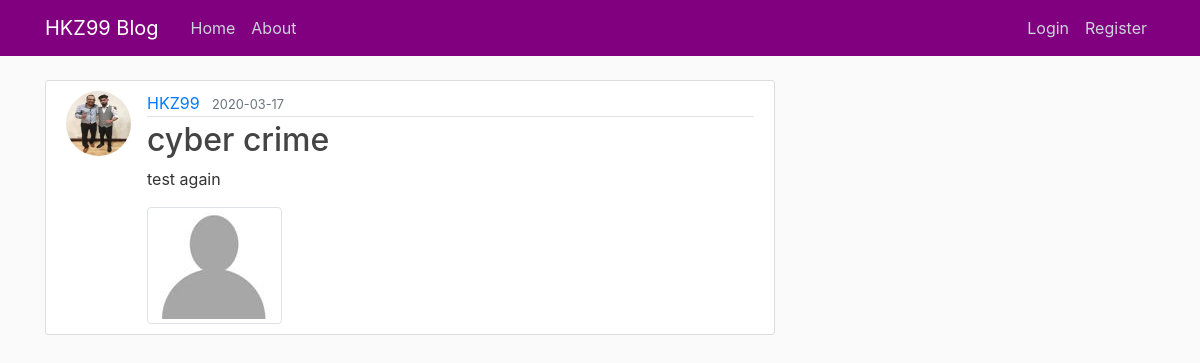
/post/1, run on the app's committed database.
### flaskblog/models.py (models this page shows, shortened)
class User(db.Model, UserMixin):
    id = db.Column(db.Integer, primary_key=True)
    username = db.Column(db.String(20), unique=True, nullable=False)
    email = db.Column(db.String(120), unique=True, nullable=False)
    image_file = db.Column(db.String(20), nullable=False, default='default.jpg')
    password = db.Column(db.String(60), nullable=False)
    posts = db.relationship('Post', backref='author', lazy=True)

class Post(db.Model):
    id = db.Column(db.Integer, primary_key=True)
    title = db.Column(db.String(100), nullable=False)
    date_posted = db.Column(db.DateTime, nullable=False, default=datetime.utcnow)
    content = db.Column(db.Text, nullable=False)
    image_file = db.Column(db.String(20), nullable=False, default='default.jpg')
    video_file = db.Column(db.String(20), nullable=False, default='default.mp4')
    audio_file = db.Column(db.String(20), nullable=False, default='default.mp3')
    user_id = db.Column(db.Integer, db.ForeignKey('user.id'), nullable=False)

### flaskblog/routes.py (the view)
@app.route("/post/<int:post_id>")
def post(post_id):
    post = Post.query.get_or_404(post_id)
    return render_template('post.html', title=post.title, post=post)

### flaskblog/templates/post.html (shortened to what this page needs)
{% extends "layout.html" %}
{% block content %}
  <article class="media content-section">
    <img class="rounded-circle article-img" src="{{ url_for('static', filename='profile_pics/' + post.author.image_file) }}">
    <div class="media-body">
      <div class="article-metadata">
        <a class="mr-2" href="#">{{ post.author.username }}</a>
        <small class="text-muted">{{ post.date_posted.strftime('%Y-%m-%d') }}</small>
      </div>
      <h2 class="article-title">{{ post.title }}</h2>
      <p class="article-content">{{ post.content }}</p>
      <img class="img-thumbnail" src="{{ url_for('static', filename='images/' + post.image_file) }}">
    </div>
  </article>
{% endblock content %}

### flaskblog/static/main.css (style rules this page uses)
body { background: #fafafa; color: #333333; margin-top: 5rem; }
h1, h2, h3, h4, h5, h6 { color: #444444; }
.content-section { background: #ffffff; padding: 10px 20px; border: 1px solid #dddddd; border-radius: 3px; margin-bottom: 20px; }
.article-title { color: #444444; }
.article-content { white-space: pre-line; }
.article-img { height: 65px; width: 65px; margin-right: 16px; }
.article-metadata { padding-bottom: 1px; margin-bottom: 4px; border-bottom: 1px solid #e3e3e3 }

### data on the page
User: image_file (picture), author.username "HKZ99"
Post: date_posted "2020-03-17", title "cyber crime", content "test again", image_file (placeholder picture)
